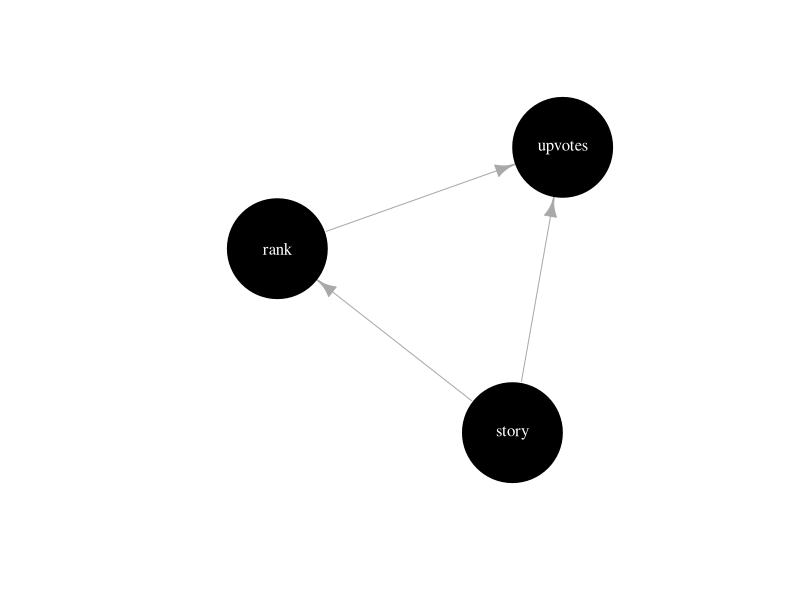
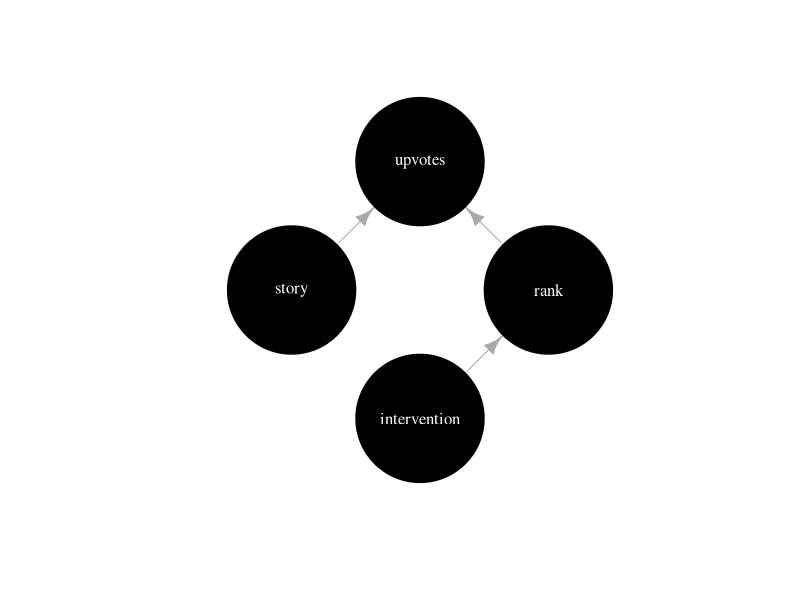

These figures' R source, in order:
## ---- chunk 1
knitr::opts_chunk$set(echo = FALSE)
library(igraph)
library(dplyr)
## ---- chunk 2
# Simple graphing tool to build dags on the fly
# "A --+ B" is a directed edge from A to B 
igraph::graph_from_literal(
  "story" --+ "rank",
  "rank" --+ "upvotes",
  "story" --+ "upvotes"
) %>% 
  plot(vertex.size = 70, vertex.color = "black", vertex.label.color = "white")
## ---- chunk 3
igraph::graph_from_literal(
  "rank" --+ "upvotes",
  "story" --+ "upvotes",
  "intervention" --+ "rank"
) %>% 
  plot(
    vertex.size = 100,
    vertex.color = "black",
    vertex.label.color = "white",
    layout = layout.circle
  )
